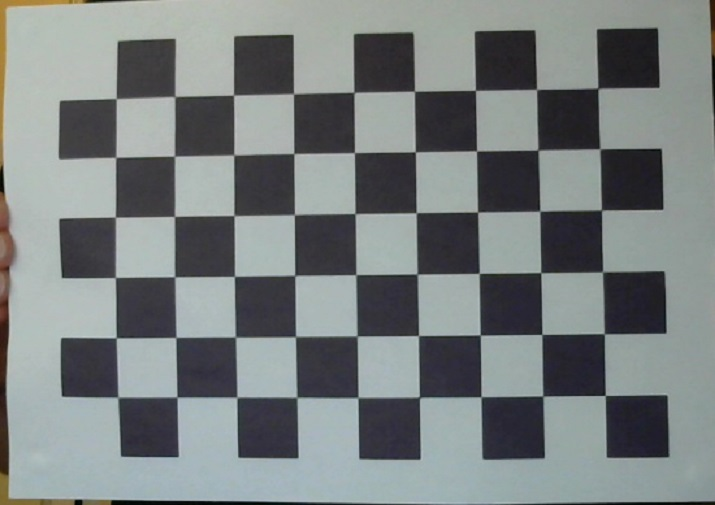
#> input picture calib_chessboard.jpg, 715 x 505 px, given in place of the camera
$ python object_tracking.py
#> lines starting #> are read from the running program, lines starting #| are printed output that depends on the picture; after the words box and inside, x2 and y2 are one past the last pixel; in counts of white or black regions, pixels touching at a corner belong together
# The code lets you play with color ranges and then get the masked image.

import cv2
import numpy as np

def nothing(x):
    # if nothing happens then pass
    pass

cap = cv2.VideoCapture(0)

# create a GUI window containing sliders to set HSV range
cv2.namedWindow("Trackbars")
cv2.createTrackbar("L - H", "Trackbars", 0, 179, nothing)
#> slider 'L - H' is set to 35
cv2.createTrackbar("L - S", "Trackbars", 0, 255, nothing)
#> slider 'L - S' is set to 51
cv2.createTrackbar("L - V", "Trackbars", 0, 255, nothing)
#> slider 'L - V' is set to 51
cv2.createTrackbar("U - H", "Trackbars", 179, 179, nothing)
cv2.createTrackbar("U - S", "Trackbars", 255, 255, nothing)
cv2.createTrackbar("U - V", "Trackbars", 255, 255, nothing)


while True:
    # read from the frame and do pre-processing
    _, frame = cap.read()
#> frame is the input picture: shape (505, 715, 3); mean B, G, R 127.8, 127.6, 121.5
    hsv = cv2.cvtColor(frame, cv2.COLOR_BGR2HSV)
#> hsv: shape (505, 715, 3); mean H, S, V 90.9, 24, 130.5
    l_h = cv2.getTrackbarPos("L - H", "Trackbars")
    l_s = cv2.getTrackbarPos("L - S", "Trackbars")
    l_v = cv2.getTrackbarPos("L - V", "Trackbars")
    u_h = cv2.getTrackbarPos("U - H", "Trackbars")
    u_s = cv2.getTrackbarPos("U - S", "Trackbars")
    u_v = cv2.getTrackbarPos("U - V", "Trackbars")

    lower_blue = np.array([l_h, l_s, l_v])
    upper_blue = np.array([u_h, u_s, u_v])
    mask = cv2.inRange(hsv, lower_blue, upper_blue)
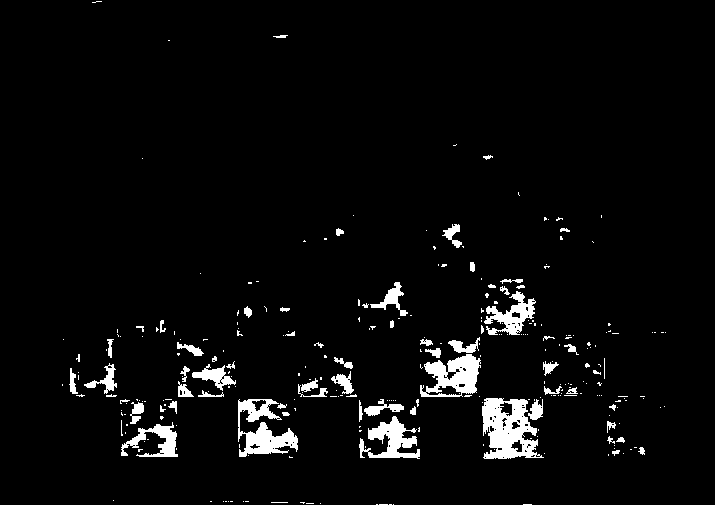
#> mask: shape (505, 715); 4% white; 286 white regions (220 under 20 px), largest, box (x1, y1, x2, y2) and area: (482, 398, 544, 459) 2324, (238, 399, 298, 457) 1661, (420, 354, 481, 397) 1530
    result = cv2.bitwise_and(frame, frame, mask=mask)
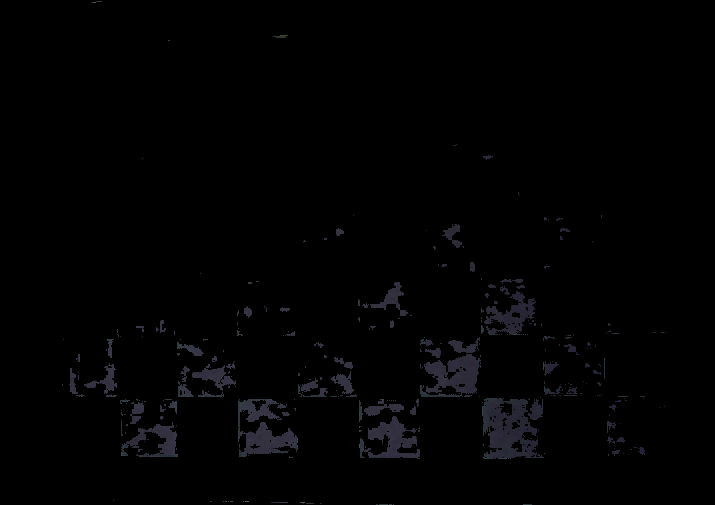
#> result: shape (505, 715, 3); mean B, G, R 2.4, 1.9, 1.9

    cv2.imshow("frame", frame)
    cv2.imshow("mask", mask)
    cv2.imshow("result", result)

    key = cv2.waitKey(1)
#> (key q is pressed here)
    if key == ord("q"):         # 27:
            break

cap.release()
cv2.destroyAllWindows()
